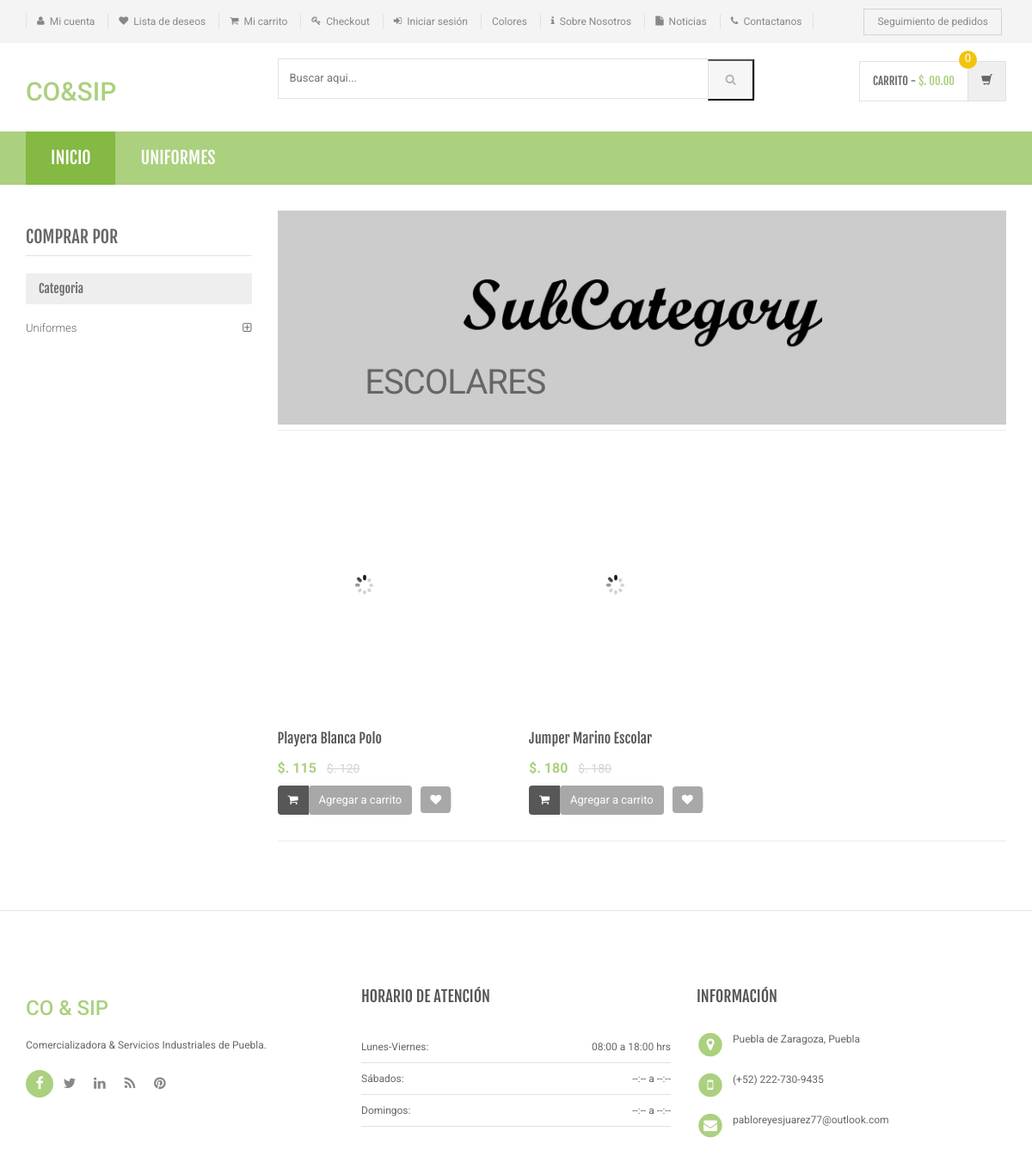
The page /tienda/sub-category.php?scid=1 on the database its author committed.
### tables this page shows
CREATE TABLE `category` (
  `id` int(11) NOT NULL,
  `categoryName` varchar(255) DEFAULT NULL,
  `categoryDescription` longtext DEFAULT NULL,
  `creationDate` timestamp NOT NULL DEFAULT current_timestamp(),
  `updationDate` varchar(255) DEFAULT NULL
);

CREATE TABLE `subcategory` (
  `id` int(11) NOT NULL,
  `categoryid` int(11) DEFAULT NULL,
  `subcategory` varchar(255) DEFAULT NULL,
  `creationDate` timestamp NULL DEFAULT current_timestamp(),
  `updationDate` varchar(255) DEFAULT NULL
);

CREATE TABLE `products` (
  `id` int(11) NOT NULL,
  `category` int(11) NOT NULL,
  `subCategory` int(11) DEFAULT NULL,
  `productName` varchar(255) DEFAULT NULL,
  `productCompany` varchar(255) DEFAULT NULL,
  `productPrice` int(11) DEFAULT NULL,
  `productPriceBeforeDiscount` int(11) DEFAULT NULL,
  `productDescription` longtext DEFAULT NULL,
  `productImage1` varchar(255) DEFAULT NULL,
  `shippingCharge` int(11) DEFAULT NULL,
  `productAvailability` varchar(255) DEFAULT NULL,
  `postingDate` timestamp NULL DEFAULT current_timestamp(),
  `updationDate` varchar(255) DEFAULT NULL
);

### tienda/sub-category.php (the view, shortened to what this page needs)
<?php
include('includes/config.php');
$cid = intval($_GET['scid']);
?>
<!DOCTYPE html>
<html lang="es">
<head>
	<link rel="stylesheet" href="assets/css/bootstrap.min.css">
	<link rel="stylesheet" href="assets/css/main.css">
	<link rel="stylesheet" href="assets/css/green.css">
	<link rel="stylesheet" href="assets/css/owl.carousel.css">
	<link rel="stylesheet" href="assets/css/owl.transitions.css">
	<link href="assets/css/lightbox.css" rel="stylesheet">
	<link rel="stylesheet" href="assets/css/animate.min.css">
	<link rel="stylesheet" href="assets/css/rateit.css">
	<link rel="stylesheet" href="assets/css/bootstrap-select.min.css">
	<link rel="stylesheet" href="assets/css/config.css">
	<link href="assets/css/green.css" rel="alternate stylesheet" title="Green color">
	<link href="assets/css/blue.css" rel="alternate stylesheet" title="Blue color">
	<link href="assets/css/red.css" rel="alternate stylesheet" title="Red color">
	<link href="assets/css/orange.css" rel="alternate stylesheet" title="Orange color">
	<link href="assets/css/dark-green.css" rel="alternate stylesheet" title="Darkgreen color">
	<link rel="stylesheet" href="assets/css/font-awesome.min.css">
</head>
<body class="cnt-home">
	<header class="header-style-1">
		<?php include('includes/top-header.php'); ?>
		<?php include('includes/main-header.php'); ?>
		<?php include('includes/menu-bar.php'); ?>
	</header>
	<div class="body-content outer-top-xs">
		<div class='container'>
			<div class='row outer-bottom-sm'>
				<div class='col-md-3 sidebar'>
					<div class="sidebar-module-container">
						<h3 class="section-title">comprar por</h3>
						<div class="sidebar-filter">
							<div class="sidebar-widget wow fadeInUp outer-bottom-xs ">
								<div class="widget-header m-t-20">
									<h4 class="widget-title">Categoria</h4>
								</div>
								<div class="sidebar-widget-body m-t-10">
									<?php $sql = mysqli_query($con, "select id,categoryName  from category");
									while ($row = mysqli_fetch_array($sql)) {
									?>
										<div class="accordion">
											<div class="accordion-group">
												<div class="accordion-heading">
													<a href="category.php?cid=<?php echo $row['id']; ?>" class="accordion-toggle collapsed">
														<?php echo $row['categoryName']; ?>
													</a>
												</div>
											</div>
										</div>
									<?php } ?>
								</div>
							</div>
						</div>
					</div>
				</div>
				<div class='col-md-9'>
					<div id="category" class="category-carousel hidden-xs">
						<div class="item">
							<div class="image">
								<img src="assets/images/banners/cat-banner-2.jpg" alt="" class="img-responsive">
							</div>
							<div class="container-fluid">
								<div class="caption vertical-top text-left">
									<div class="big-text">
										<br />
									</div>
									<?php $sql = mysqli_query($con, "select subcategory  from subcategory where id='$cid'");
									while ($row = mysqli_fetch_array($sql)) {
									?>
										<div class="excerpt hidden-sm hidden-md">
											<?php echo htmlentities($row['subcategory']); ?>
										</div>
									<?php } ?>
								</div>
							</div>
						</div>
					</div>
					<div class="search-result-container">
						<div id="myTabContent" class="tab-content">
							<div class="tab-pane active " id="grid-container">
								<div class="category-product  inner-top-vs">
									<div class="row">
										<?php
										$ret = mysqli_query($con, "select * from products where subCategory='$cid'");
										$num = mysqli_num_rows($ret);
										if ($num > 0) {
											while ($row = mysqli_fetch_array($ret)) { ?>
												<div class="col-sm-6 col-md-4 wow fadeInUp">
													<div class="products">
														<div class="product">
															<div class="product-image">
																<div class="image">
																	<a href="product-details.php?pid=<?php echo htmlentities($row['id']); ?>"><img src="assets/images/blank.gif" data-echo="admin/product_images/<?php echo htmlentities($row['id']); ?>/<?php echo htmlentities($row['productImage1']); ?>" alt="" width="200" height="300"></a>
																</div>
															</div>
															<div class="product-info text-left">
																<h3 class="name"><a href="product-details.php?pid=<?php echo htmlentities($row['id']); ?>"><?php echo htmlentities($row['productName']); ?></a></h3>
																<div class="product-price">
																	<span class="price">
																		$. <?php echo htmlentities($row['productPrice']); ?> </span>
																	<span class="price-before-discount">$. <?php echo htmlentities($row['productPriceBeforeDiscount']); ?></span>
																</div>
															</div>
															<div class="cart clearfix animate-effect">
																<div class="action">
																	<ul class="list-unstyled">
																		<li class="add-cart-button btn-group">
																			<button class="btn btn-primary icon" data-toggle="dropdown" type="button">
																				<i class="fa fa-shopping-cart"></i>
																			</button>
																			<a href="category.php?page=product&action=add&id=<?php echo $row['id']; ?>">
																				<button class="btn btn-primary" type="button">Agregar a carrito</button></a>
																		</li>
																		<li class="lnk wishlist">
																			<a class="add-to-cart" href="category.php?pid=<?php echo htmlentities($row['id']) ?>&&action=wishlist" title="Wishlist">
																				<i class="icon fa fa-heart"></i>
																			</a>
																		</li>
																	</ul>
																</div>
															</div>
														</div>
													</div>
												</div>
											<?php }
										} else { ?>
											<div class="col-sm-6 col-md-4 wow fadeInUp">
												<h3>No se encontraron productos</h3>
											</div>
										<?php } ?>
									</div>
								</div>
							</div>
						</div>
					</div>
				</div>
			</div>
		</div>
	</div>
	<?php include('includes/footer.php'); ?>
</body>
</html>

### tienda/includes/menu-bar.php (shortened to what this page needs)
<div class="header-nav animate-dropdown">
    <div class="container">
        <div class="yamm navbar navbar-default" role="navigation">
            <div class="nav-bg-class">
                <div class="navbar-collapse collapse" id="mc-horizontal-menu-collapse">
                    <div class="nav-outer">
                        <ul class="nav navbar-nav">
                            <li class="active dropdown yamm-fw">
                                <a href="index.php" data-hover="dropdown" class="dropdown-toggle">Inicio</a>
                            </li>
                            <?php $sql = mysqli_query($con, "select id,categoryName  from category limit 6");
                            while ($row = mysqli_fetch_array($sql)) {
                            ?>
                                <li class="dropdown yamm">
                                    <a href="category.php?cid=<?php echo $row['id']; ?>"> <?php echo $row['categoryName']; ?></a>
                                </li>
                            <?php } ?>
                        </ul>
                        <div class="clearfix"></div>
                    </div>
                </div>
            </div>
        </div>
    </div>
</div>

### tienda/assets/css/green.css (style rules this page uses)
a { color: #abd07e; }
.header-style-1 .header-nav { background: #abd07e; }
.cnt-home .header-style-1 .header-nav .navbar .navbar-nav > li.active { background: #84b943; }
.product .product-info .product-price .price { color: #abd07e; }
.sidebar .sidebar-module-container .sidebar-widget .sidebar-widget-body .accordion .accordion-group .accordion-heading .accordion-toggle, .sidebar .sidebar-module-container .sidebar-widget .sidebar-widget-body .accordion .accordion-group .accordion-heading .accordion-toggle:hover, .sidebar .sidebar-module-container .sidebar-widget .sidebar-widget-body .accordion .accordion-group .accordion-heading .accordion-toggle:focus, .sidebar .sidebar-module-container .sidebar-widget .sidebar-widget-body .accordion .accordion-group .accordion-heading .accordion-toggle:after { color: #abd07e; }

### tienda/assets/css/lightbox.css (style rules this page uses)
body:after { content: url(../images/close.png) url(../images/loading.gif) url(../images/prev.png) url(../images/next.png); display: none; }

### tienda/assets/css/blue.css (style rules this page uses)
a { color: #3498db; }
.header-style-1 .header-nav { background: #3498db; }
.cnt-home .header-style-1 .header-nav .navbar .navbar-nav > li.active { background: #1d6ca1; }
.product .product-info .product-price .price { color: #3498db; }
.sidebar .sidebar-module-container .sidebar-widget .sidebar-widget-body .accordion .accordion-group .accordion-heading .accordion-toggle, .sidebar .sidebar-module-container .sidebar-widget .sidebar-widget-body .accordion .accordion-group .accordion-heading .accordion-toggle:hover, .sidebar .sidebar-module-container .sidebar-widget .sidebar-widget-body .accordion .accordion-group .accordion-heading .accordion-toggle:focus, .sidebar .sidebar-module-container .sidebar-widget .sidebar-widget-body .accordion .accordion-group .accordion-heading .accordion-toggle:after { color: #3498db; }

### tienda/assets/css/red.css (style rules this page uses)
a { color: #ff6c6c; }
.header-style-1 .header-nav { background: #ff6c6c; }
.cnt-home .header-style-1 .header-nav .navbar .navbar-nav > li.active { background: #ff1a1a; }
.product .product-info .product-price .price { color: #ff6c6c; }
.sidebar .sidebar-module-container .sidebar-widget .sidebar-widget-body .accordion .accordion-group .accordion-heading .accordion-toggle, .sidebar .sidebar-module-container .sidebar-widget .sidebar-widget-body .accordion .accordion-group .accordion-heading .accordion-toggle:hover, .sidebar .sidebar-module-container .sidebar-widget .sidebar-widget-body .accordion .accordion-group .accordion-heading .accordion-toggle:focus, .sidebar .sidebar-module-container .sidebar-widget .sidebar-widget-body .accordion .accordion-group .accordion-heading .accordion-toggle:after { color: #ff6c6c; }

### tienda/assets/css/orange.css (style rules this page uses)
a { color: #f39c12; }
.header-style-1 .header-nav { background: #f39c12; }
.cnt-home .header-style-1 .header-nav .navbar .navbar-nav > li.active { background: #ab6c09; }
.product .product-info .product-price .price { color: #f39c12; }
.sidebar .sidebar-module-container .sidebar-widget .sidebar-widget-body .accordion .accordion-group .accordion-heading .accordion-toggle, .sidebar .sidebar-module-container .sidebar-widget .sidebar-widget-body .accordion .accordion-group .accordion-heading .accordion-toggle:hover, .sidebar .sidebar-module-container .sidebar-widget .sidebar-widget-body .accordion .accordion-group .accordion-heading .accordion-toggle:focus, .sidebar .sidebar-module-container .sidebar-widget .sidebar-widget-body .accordion .accordion-group .accordion-heading .accordion-toggle:after { color: #f39c12; }

### tienda/assets/css/dark-green.css (style rules this page uses)
a { color: #12cca7; }
.header-style-1 .header-nav { background: #12cca7; }
.cnt-home .header-style-1 .header-nav .navbar .navbar-nav > li.active { background: #0b816a; }
.product .product-info .product-price .price { color: #12cca7; }
.sidebar .sidebar-module-container .sidebar-widget .sidebar-widget-body .accordion .accordion-group .accordion-heading .accordion-toggle, .sidebar .sidebar-module-container .sidebar-widget .sidebar-widget-body .accordion .accordion-group .accordion-heading .accordion-toggle:hover, .sidebar .sidebar-module-container .sidebar-widget .sidebar-widget-body .accordion .accordion-group .accordion-heading .accordion-toggle:focus, .sidebar .sidebar-module-container .sidebar-widget .sidebar-widget-body .accordion .accordion-group .accordion-heading .accordion-toggle:after { color: #12cca7; }

### rows shown on the page
category: categoryName "UNIFORMES", categoryName "Uniformes"
subcategory: subcategory "ESCOLARES"
products: productName "Playera Blanca Polo", productPrice "115", productPriceBeforeDiscount "120"
products: productName "Jumper Marino Escolar", productPrice "180", productPriceBeforeDiscount "180"
